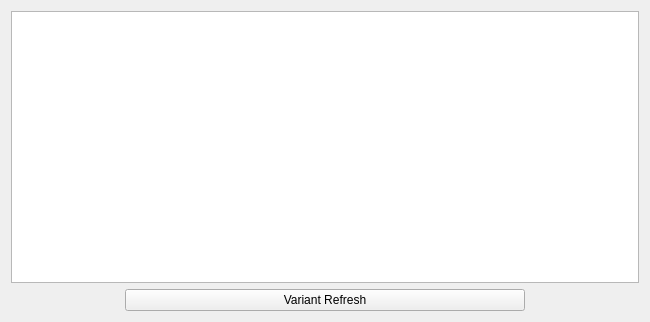
<?xml version="1.0" encoding="UTF-8"?>
<ui version="4.0">
 <class>Form</class>
 <widget class="QWidget" name="Form">
  <property name="geometry">
   <rect>
    <x>0</x>
    <y>0</y>
    <width>650</width>
    <height>322</height>
   </rect>
  </property>
  <property name="windowTitle">
   <string>Form</string>
  </property>
  <layout class="QGridLayout" name="gridLayout">
   <item row="1" column="0">
    <spacer name="horizontalSpacer">
     <property name="orientation">
      <enum>Qt::Horizontal</enum>
     </property>
     <property name="sizeHint" stdset="0">
      <size>
       <width>107</width>
       <height>20</height>
      </size>
     </property>
    </spacer>
   </item>
   <item row="1" column="1">
    <widget class="QPushButton" name="pushButton">
     <property name="minimumSize">
      <size>
       <width>400</width>
       <height>0</height>
      </size>
     </property>
     <property name="text">
      <string>Variant Refresh</string>
     </property>
    </widget>
   </item>
   <item row="1" column="2">
    <spacer name="horizontalSpacer_2">
     <property name="orientation">
      <enum>Qt::Horizontal</enum>
     </property>
     <property name="sizeHint" stdset="0">
      <size>
       <width>107</width>
       <height>20</height>
      </size>
     </property>
    </spacer>
   </item>
   <item row="0" column="0" colspan="3">
    <widget class="QTreeWidget" name="treeWidget">
     <property name="headerHidden">
      <bool>true</bool>
     </property>
     <column>
      <property name="text">
       <string>variant Name</string>
      </property>
     </column>
     <column>
      <property name="text">
       <string>variant Value</string>
      </property>
     </column>
    </widget>
   </item>
  </layout>
 </widget>
 <resources/>
 <connections/>
</ui>
